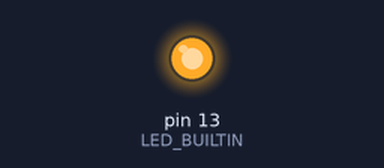
The sketch below on a simulated Arduino Uno, built with avr-gcc and run on an emulated ATmega328P. Parts: output pins drawn as LEDs (lit = HIGH). What the sketch prints to the serial monitor is not drawn.

Above: at 0.1 s.
Timing chart, 0 to 1.6 s (numbered marks = the images above):
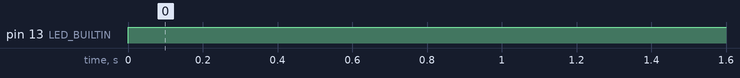

Measured:
- by itself, pin 13 (LED_BUILTIN): LOW → HIGH at 0.00 s

The sketch:

xbee_a.ino
```cpp
//Xbee TX setup:
#include <SoftwareSerial.h>
#define rxPin 2 //DOUT --> PIN 2
#define txPin 3 //DIN --> PIN 3
SoftwareSerial xbee = SoftwareSerial(rxPin, txPin);


/*************************************************************************************/
/*To generate frames in XCTU API Frames Generator
Mode API 1
Frame Type: 0x17
Frame ID: 01
64-bit dest address: radio address
16-bit dest address: FF FE
Remote cmd. options: 02
AT command (hex):   _ON: 64 31
                    _OFF: 66 72
Parameter Value(hex):  _ON:  05
                       _OFF: NOT USED
*/

//Our frames to send:
// A4 is on DS1 2/17/2021
byte estop_ON_DS1[] = {0x7E, 0x00, 0x10, 0x17, 0x01, 0x00, 0x13, 0xA2, 0x00, 0x41, 0x89, 0x70, 0xc2, 0xFF, 0xFE, 0x02, 0x64, 0x31, 0x05, 0x9d};
byte estop_OFF_DS1[] = {0x7E, 0x00, 0x0f, 0x17, 0x01, 0x00, 0x13, 0xA2, 0x00, 0x41, 0x89, 0x70, 0xc2, 0xFF, 0xFE, 0x02, 0x66, 0x72, 0x5f};

// A5 is on DS2 2/17/2021
byte estop_ON_DS2[] = {0x7E, 0x00, 0x10, 0x17, 0x01, 0x00, 0x13, 0xA2, 0x00, 0x41, 0x89, 0x6f, 0xbe, 0xFF, 0xFE, 0x02, 0x64, 0x31, 0x05, 0xa2};
byte estop_OFF_DS2[] = {0x7E, 0x00, 0x0f, 0x17, 0x01, 0x00, 0x13, 0xA2, 0x00, 0x41, 0x89, 0x6f, 0xbe, 0xFF, 0xFE, 0x02, 0x66, 0x72, 0x64};

// A6 is on DS3 2/17/2021
byte estop_ON_DS3[] = {0x7E, 0x00, 0x10, 0x17, 0x01, 0x00, 0x13, 0xA2, 0x00, 0x41, 0x89, 0x33, 0xD6, 0xFF, 0xFE, 0x02, 0x64, 0x31, 0x05, 0xc6};
byte estop_OFF_DS3[] = {0x7E, 0x00, 0x0f, 0x17, 0x01, 0x00, 0x13, 0xA2, 0x00, 0x41, 0x89, 0x33, 0xD6, 0xFF, 0xFE, 0x02, 0x66, 0x72, 0x88};

// A7 is on DS4 2/17/2021
byte estop_ON_DS4[] = {0x7E, 0x00, 0x10, 0x17, 0x01, 0x00, 0x13, 0xA2, 0x00, 0x41, 0x89, 0x34, 0x04, 0xFF, 0xFE, 0x02, 0x64, 0x31, 0x05, 0x97};
byte estop_OFF_DS4[] = {0x7E, 0x00, 0x0F, 0x17, 0x01, 0x00, 0x13, 0xA2, 0x00, 0x41, 0x89, 0x34, 0x04, 0xFF, 0xFE, 0x02, 0x66, 0x72, 0x59};

// B2 is on Canary 1 2/17/2021
byte estop_ON_C1[] = {0x7E, 0x00, 0x10, 0x17, 0x01, 0x00, 0x13, 0xA2, 0x00, 0x41, 0xc9, 0xbd, 0xc0, 0xFF, 0xFE, 0x02, 0x64, 0x31, 0x05, 0x12};
byte estop_OFF_C1[] = {0x7E, 0x00, 0x0F, 0x17, 0x01, 0x00, 0x13, 0xA2, 0x00, 0x41, 0xc9, 0xbd, 0xc0, 0xFF, 0xFE, 0x02, 0x66, 0x72, 0xd4};

// A9 is on Canary 2 9/13/2021
byte estop_ON_C2[] = {0x7E, 0x00, 0x10, 0x17, 0x01, 0x00, 0x13, 0xA2, 0x00, 0x41, 0x89, 0x0f, 0xe5, 0xFF, 0xFE, 0x02, 0x64, 0x31, 0x05, 0xdb};
byte estop_OFF_C2[] = {0x7E, 0x00, 0x0F, 0x17, 0x01, 0x00, 0x13, 0xA2, 0x00, 0x41, 0x89, 0x0f, 0xe5, 0xFF, 0xFE, 0x02, 0x66, 0x72, 0x9d};

//  B5 is on Canary 3 9/13/2021
byte estop_ON_C3[] = {0x7E, 0x00, 0x10, 0x17, 0x01, 0x00, 0x13, 0xA2, 0x00, 0x41, 0xba, 0xc2, 0xc8, 0xFF, 0xFE, 0x02, 0x64, 0x31, 0x05, 0x14};
byte estop_OFF_C3[] = {0x7E, 0x00, 0x0F, 0x17, 0x01, 0x00, 0x13, 0xA2, 0x00, 0x41, 0xba, 0xc2, 0xc8, 0xFF, 0xFE, 0x02, 0x66, 0x72, 0xd6};

////// OLD /////////////////////////////

// byte estop_ON_A3[] = {0x7E, 0x00, 0x10, 0x17, 0x01, 0x00, 0x13, 0xA2, 0x00, 0x41, 0x89, 0x08, 0xC4, 0xFF, 0xFE, 0x02, 0x44, 0x31, 0x05, 0x23};
// byte estop_OFF_A3[] = {0x7E, 0x00, 0x10, 0x17, 0x01, 0x00, 0x13, 0xA2, 0x00, 0x41, 0x89, 0x08, 0xC4, 0xFF, 0xFE, 0x02, 0x44, 0x31, 0x04, 0x24};


//byte estop_ON_A5[] = {0x7E, 0x00, 0x10, 0x17, 0x01, 0x00, 0x13, 0xA2, 0x00, 0x41, 0x89, 0x33, 0xD6, 0xFF, 0xFE, 0x02, 0x44, 0x31, 0x05, 0xE6};
//byte estop_OFF_A5[] = {0x7E, 0x00, 0x10, 0x17, 0x01, 0x00, 0x13, 0xA2, 0x00, 0x41, 0x89, 0x33, 0xD6, 0xFF, 0xFE, 0x02, 0x44, 0x31, 0x04, 0xE7};

//7E 00 11 17 01 00 13 A2 00 41 89 33 D6 FF FE 02 64 31 30 35 66
//7E 00 11 17 01 00 13 A2 00 41 89 33 D6 FF FE 02 64 31 30 34 67
// byte estop_ON_A8[] = {0x7E, 0x00, 0x10, 0x17, 0x01, 0x00, 0x13, 0xA2, 0x00, 0x41, 0x89, 0x0E, 0xEE, 0xFF, 0xFE, 0x02, 0x44, 0x31, 0x05, 0xF3};
// byte estop_OFF_A8[] = {0x7E, 0x00, 0x10, 0x17, 0x01, 0x00, 0x13, 0xA2, 0x00, 0x41, 0x89, 0x0E, 0xEE, 0xFF, 0xFE, 0x02, 0x44, 0x31, 0x04, 0xF4};

// byte estop_OFF_A10[] = {0x7E, 0x00, 0x11, 0x17, 0x01, 0x00, 0x13, 0xA2, 0x00, 0x41, 0x89, 0x0F, 0x43, 0xFF, 0xFE, 0x02, 0x44, 0x31, 0x30, 0x35, 0x1D};
//7E 00 11 17 01 00 13 A2 00 41 89 0F 43 FF FE 02 64 31 30 35 1D
// byte estop_ON_A10[] = {0x7E, 0x00, 0x11, 0x17, 0x01, 0x00, 0x13, 0xA2, 0x00, 0x41, 0x89, 0x0F, 0x43, 0xFF, 0xFE, 0x02, 0x44, 0x31, 0x30, 0x34, 0x1E};
//7E 00 11 17 01 00 13 A2 00 41 89 0F 43 FF FE 02 64 31 30 34 1E

// byte estop_ON_A12[] = {0x7E, 0x00, 0x11, 0x17, 0x01, 0x00, 0x13, 0xA2, 0x00, 0x41, 0xA1, 0x1A, 0x5E, 0xFF, 0xFE, 0x02, 0x44, 0x31, 0x05, 0x5F};
// byte estop_OFF_A12[] = {0x7E, 0x00, 0x11, 0x17, 0x01, 0x00, 0x13, 0xA2, 0x00, 0x41, 0xA1, 0x1A, 0x5E, 0xFF, 0xFE, 0x02, 0x44, 0x31, 0x04, 0x60};
//7E 00 11 17 01 00 13 A2 00 41 A1 1A 5E FF FE 02 44 31 30 35 FF
//7E 00 11 17 01 00 13 A2 00 41 A1 1A 5E FF FE 02 44 31 30 35 FF

/*************************************************************************************/
byte test_b[] = {0x7E, 0x00, 0x12, 0x10, 0x01, 0x00, 0x13, 0xA2, 0x00, 0x41, 0x90, 0x8A, 0x87, 0xFF, 0xFE, 0x00, 0x00, 0x74, 0x65, 0x73, 0x74, 0x9A};

byte test_c[] = {0x7E, 0x00, 0x12, 0x10, 0x01, 0x00, 0x13, 0xA2, 0x00, 0x41, 0x89, 0x0E, 0xEE, 0xFF, 0xFE, 0x00, 0x00, 0x74, 0x65, 0x73, 0x74, 0xB6};

byte test_d[] = {0x7E, 0x00, 0x12, 0x10, 0x01, 0x00, 0x13, 0xA2, 0x00, 0x41, 0x90, 0x89, 0xB2, 0xFF, 0xFE, 0x00, 0x00, 0x74, 0x65, 0x73, 0x74, 0x70};

byte test2[] = {0x74 , 0x65 , 0x73 , 0x74};
void setup() {
  Serial.begin(9600);
  Serial.println("Remote E-Stop");

  //xbee setup
  pinMode(rxPin, INPUT);
  pinMode(txPin, OUTPUT);
  xbee.begin(9600);

  //Switch setup
  pinMode(8, INPUT_PULLUP);

  pinMode(LED_BUILTIN, OUTPUT);
}

void loop() {

  int switchValue = LOW;
  int lastValue = switchValue;
  int light = 1;
  Serial.println("in loop");

    if(light)
    {
      digitalWrite(LED_BUILTIN, HIGH);
    }
    else
    {
      digitalWrite(LED_BUILTIN, LOW);
    }
    light = light ^ 1;
    //switchValue = digitalRead(8);
    //Serial.println(switchValue, DEC);
    // Serial.println("Remote E-Stop");


      // xbee.write("/n/r",2);
    xbee.write(test_b,22);
    xbee.write(test_c,22);
    xbee.write(test_d,22);
    delay(500);


}
```
